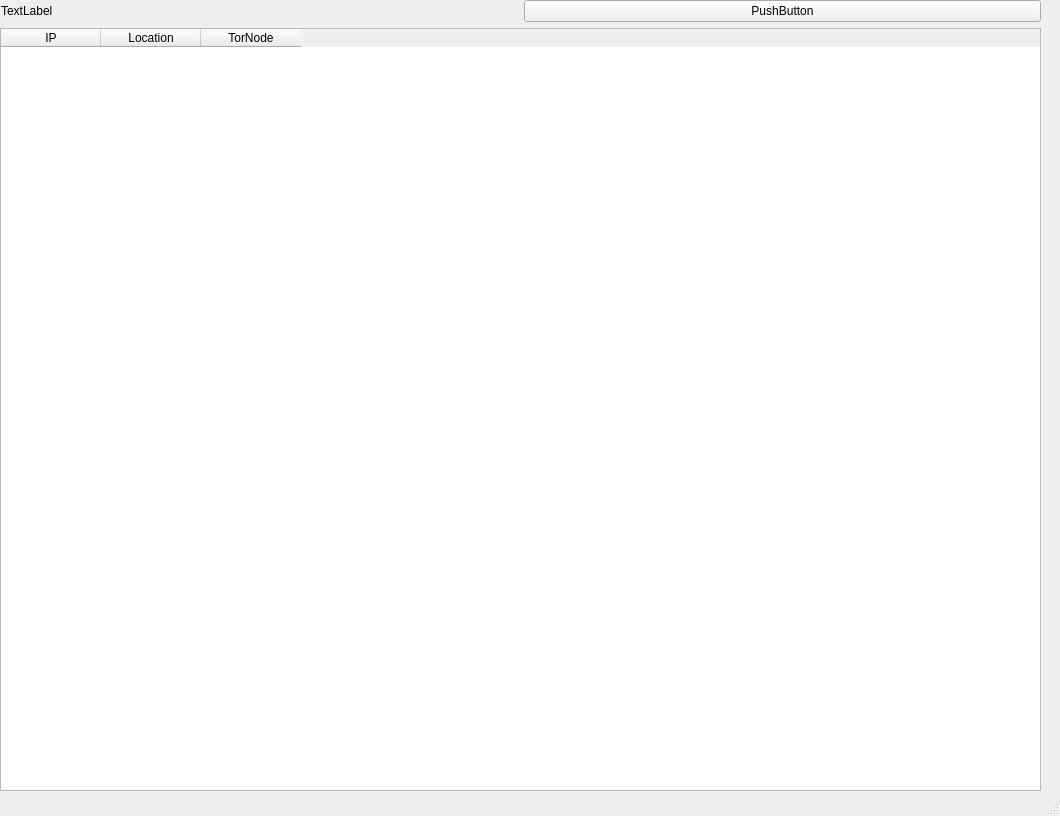
<?xml version="1.0" encoding="UTF-8"?>
<ui version="4.0">
 <class>MainWindow</class>
 <widget class="QMainWindow" name="MainWindow">
  <property name="geometry">
   <rect>
    <x>0</x>
    <y>0</y>
    <width>1060</width>
    <height>816</height>
   </rect>
  </property>
  <property name="windowTitle">
   <string>MainWindow</string>
  </property>
  <widget class="QWidget" name="centralwidget">
   <widget class="QWidget" name="">
    <property name="geometry">
     <rect>
      <x>0</x>
      <y>0</y>
      <width>1041</width>
      <height>791</height>
     </rect>
    </property>
    <layout class="QVBoxLayout" name="verticalLayout_2">
     <item>
      <layout class="QHBoxLayout" name="horizontalLayout_2">
       <item alignment="Qt::AlignHCenter|Qt::AlignVCenter">
        <widget class="QLabel" name="FileRouteLabel">
         <property name="minimumSize">
          <size>
           <width>516</width>
           <height>0</height>
          </size>
         </property>
         <property name="text">
          <string>TextLabel</string>
         </property>
        </widget>
       </item>
       <item>
        <widget class="QPushButton" name="FileSearchButton">
         <property name="text">
          <string>PushButton</string>
         </property>
        </widget>
       </item>
      </layout>
     </item>
     <item>
      <widget class="QTableWidget" name="IPTableWidget">
       <property name="maximumSize">
        <size>
         <width>16777215</width>
         <height>801</height>
        </size>
       </property>
       <column>
        <property name="text">
         <string>IP</string>
        </property>
       </column>
       <column>
        <property name="text">
         <string>Location</string>
        </property>
       </column>
       <column>
        <property name="text">
         <string>TorNode</string>
        </property>
       </column>
      </widget>
     </item>
    </layout>
   </widget>
  </widget>
  <widget class="QStatusBar" name="statusbar"/>
 </widget>
 <resources/>
 <connections/>
</ui>
